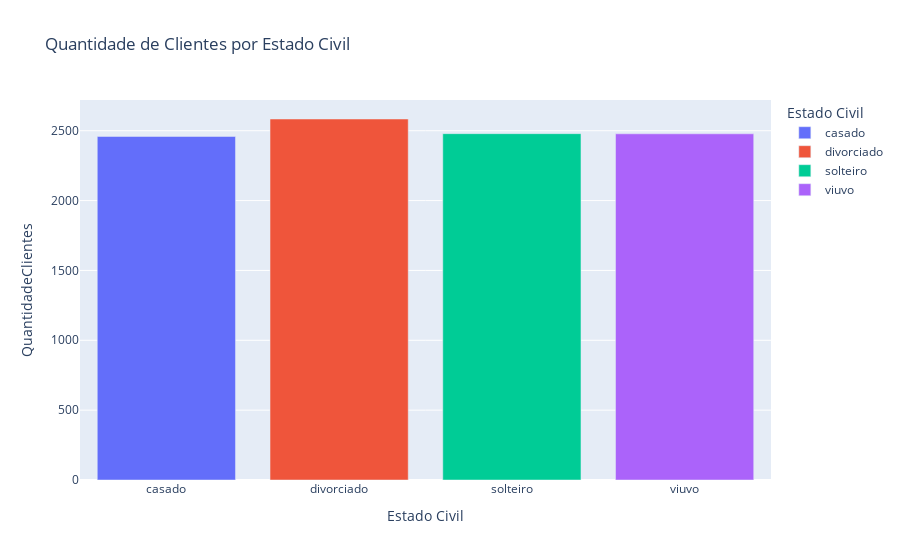

Notebook source saved alongside this figure:
### Markdown cell above
Quantidade de clientes por estado civil.

### Code cell
clientes_por_estado_civil = clientes.groupby("Estado Civil", as_index=False).agg(
    QuantidadeClientes=("Id", "count")
)
px.bar(
    clientes_por_estado_civil,
    x="Estado Civil",
    y="QuantidadeClientes",
    color="Estado Civil",
    title="Quantidade de Clientes por Estado Civil",
)

### Figure 1 — Plotly figure (JSON) as saved in the notebook; plotly's stock layout.template omitted (floating-point values rounded to 4 significant figures)
{"data": [{"alignmentgroup": "True", "hovertemplate": "Estado Civil=%{x}<br>QuantidadeClientes=%{y}<extra></extra>", "legendgroup": "casado", "marker": {"color": "#636efa", "pattern": {"shape": ""}}, "name": "casado", "offsetgroup": "casado", "orientation": "v", "showlegend": true, "textposition": "auto", "type": "bar", "x": ["casado"], "xaxis": "x", "y": [2459], "yaxis": "y"}, {"alignmentgroup": "True", "hovertemplate": "Estado Civil=%{x}<br>QuantidadeClientes=%{y}<extra></extra>", "legendgroup": "divorciado", "marker": {"color": "#EF553B", "pattern": {"shape": ""}}, "name": "divorciado", "offsetgroup": "divorciado", "orientation": "v", "showlegend": true, "textposition": "auto", "type": "bar", "x": ["divorciado"], "xaxis": "x", "y": [2584], "yaxis": "y"}, {"alignmentgroup": "True", "hovertemplate": "Estado Civil=%{x}<br>QuantidadeClientes=%{y}<extra></extra>", "legendgroup": "solteiro", "marker": {"color": "#00cc96", "pattern": {"shape": ""}}, "name": "solteiro", "offsetgroup": "solteiro", "orientation": "v", "showlegend": true, "textposition": "auto", "type": "bar", "x": ["solteiro"], "xaxis": "x", "y": [2479], "yaxis": "y"}, {"alignmentgroup": "True", "hovertemplate": "Estado Civil=%{x}<br>QuantidadeClientes=%{y}<extra></extra>", "legendgroup": "viuvo", "marker": {"color": "#ab63fa", "pattern": {"shape": ""}}, "name": "viuvo", "offsetgroup": "viuvo", "orientation": "v", "showlegend": true, "textposition": "auto", "type": "bar", "x": ["viuvo"], "xaxis": "x", "y": [2478], "yaxis": "y"}], "layout": {"barmode": "relative", "legend": {"title": {"text": "Estado Civil"}, "tracegroupgap": 0}, "title": {"text": "Quantidade de Clientes por Estado Civil"}, "xaxis": {"anchor": "y", "categoryarray": ["casado", "divorciado", "solteiro", "viuvo"], "categoryorder": "array", "domain": [0, 1], "title": {"text": "Estado Civil"}}, "yaxis": {"anchor": "x", "domain": [0, 1], "title": {"text": "QuantidadeClientes"}}}}
